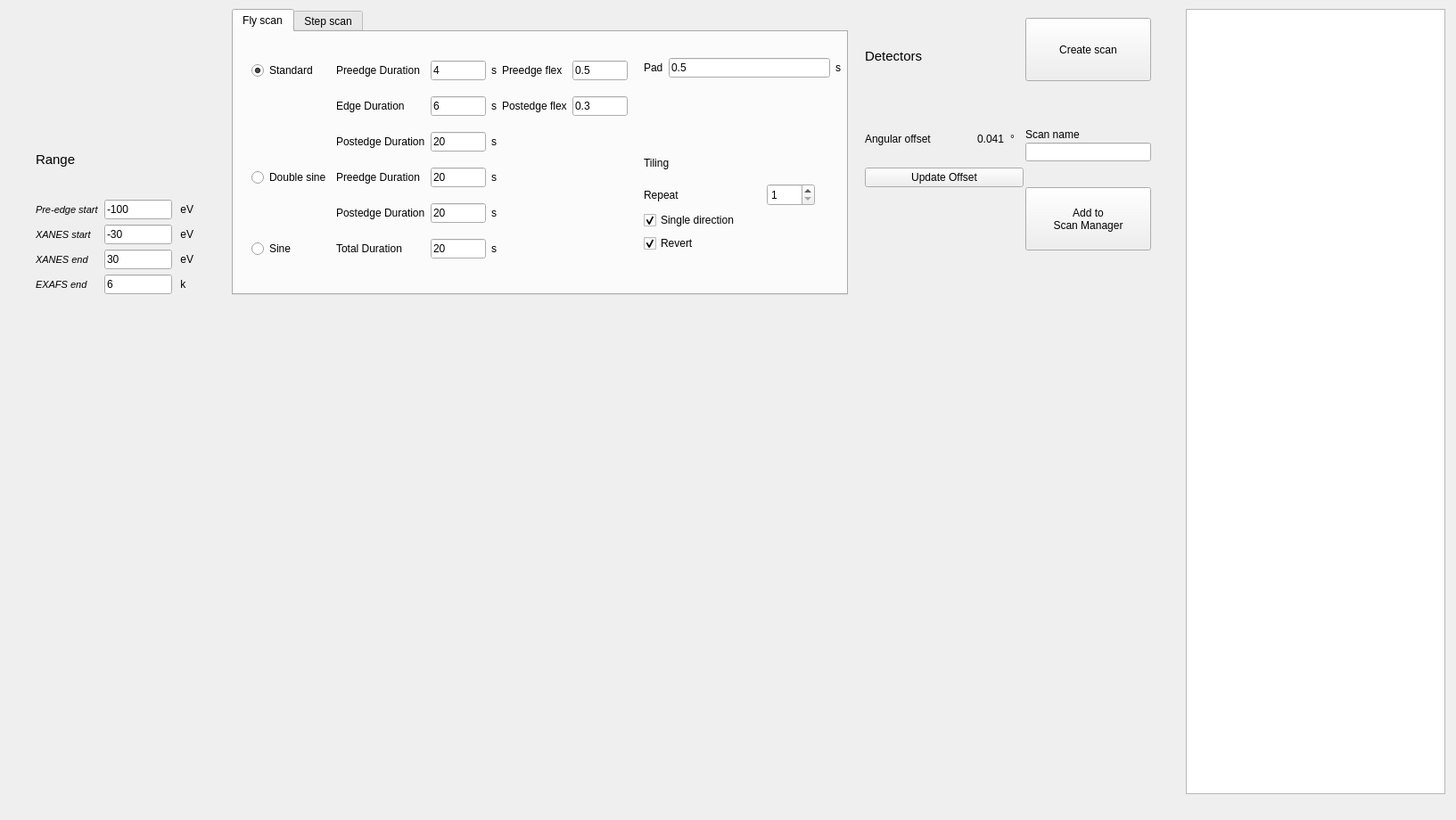
<?xml version="1.0" encoding="UTF-8"?>
<ui version="4.0">
 <class>Form</class>
 <widget class="QWidget" name="Form">
  <property name="geometry">
   <rect>
    <x>0</x>
    <y>0</y>
    <width>1633</width>
    <height>920</height>
   </rect>
  </property>
  <property name="windowTitle">
   <string>Form</string>
  </property>
  <widget class="Line" name="line_7">
   <property name="geometry">
    <rect>
     <x>881</x>
     <y>100</y>
     <width>20</width>
     <height>71</height>
    </rect>
   </property>
   <property name="lineWidth">
    <number>2</number>
   </property>
   <property name="orientation">
    <enum>Qt::Horizontal</enum>
   </property>
  </widget>
  <widget class="QPushButton" name="push_create_scan">
   <property name="geometry">
    <rect>
     <x>1150</x>
     <y>20</y>
     <width>141</width>
     <height>71</height>
    </rect>
   </property>
   <property name="text">
    <string>Create scan</string>
   </property>
  </widget>
  <widget class="QWidget" name="verticalLayoutWidget_3">
   <property name="geometry">
    <rect>
     <x>10</x>
     <y>370</y>
     <width>701</width>
     <height>501</height>
    </rect>
   </property>
   <layout class="QVBoxLayout" name="layout_trajectory"/>
  </widget>
  <widget class="QTabWidget" name="tabWidget_scan_type">
   <property name="geometry">
    <rect>
     <x>260</x>
     <y>10</y>
     <width>691</width>
     <height>321</height>
    </rect>
   </property>
   <property name="currentIndex">
    <number>0</number>
   </property>
   <widget class="QWidget" name="tab_fly_scan">
    <attribute name="title">
     <string>Fly scan</string>
    </attribute>
    <widget class="QWidget" name="gridLayoutWidget_24">
     <property name="geometry">
      <rect>
       <x>20</x>
       <y>20</y>
       <width>422</width>
       <height>248</height>
      </rect>
     </property>
     <layout class="QGridLayout" name="gridLayout_34">
      <item row="5" column="3">
       <widget class="QLabel" name="label_87">
        <property name="text">
         <string>s</string>
        </property>
       </widget>
      </item>
      <item row="3" column="0">
       <widget class="QRadioButton" name="radioButton_flypath_doublesine">
        <property name="text">
         <string>Double sine</string>
        </property>
       </widget>
      </item>
      <item row="5" column="2">
       <widget class="QLineEdit" name="edit_sine_total_duration">
        <property name="text">
         <string>20</string>
        </property>
       </widget>
      </item>
      <item row="3" column="2">
       <widget class="QLineEdit" name="edit_ds_pree_duration">
        <property name="text">
         <string>20</string>
        </property>
       </widget>
      </item>
      <item row="2" column="3">
       <widget class="QLabel" name="label_137">
        <property name="text">
         <string>s</string>
        </property>
       </widget>
      </item>
      <item row="2" column="2">
       <widget class="QLineEdit" name="edit_ds2_poste_duration">
        <property name="text">
         <string>20</string>
        </property>
       </widget>
      </item>
      <item row="5" column="1">
       <widget class="QLabel" name="label_86">
        <property name="text">
         <string>Total Duration</string>
        </property>
       </widget>
      </item>
      <item row="0" column="1">
       <widget class="QLabel" name="label_92">
        <property name="text">
         <string>Preedge Duration</string>
        </property>
       </widget>
      </item>
      <item row="0" column="4">
       <widget class="QLabel" name="label_95">
        <property name="text">
         <string>Preedge flex</string>
        </property>
       </widget>
      </item>
      <item row="0" column="2">
       <widget class="QLineEdit" name="edit_ds2_pree_duration">
        <property name="text">
         <string>4</string>
        </property>
       </widget>
      </item>
      <item row="1" column="5">
       <widget class="QLineEdit" name="edit_postedge_flex_frac">
        <property name="text">
         <string>0.3</string>
        </property>
       </widget>
      </item>
      <item row="2" column="1">
       <widget class="QLabel" name="label_136">
        <property name="text">
         <string>Postedge Duration</string>
        </property>
       </widget>
      </item>
      <item row="1" column="1">
       <widget class="QLabel" name="label_134">
        <property name="text">
         <string>Edge Duration</string>
        </property>
       </widget>
      </item>
      <item row="1" column="2">
       <widget class="QLineEdit" name="edit_ds2_edge_duration">
        <property name="text">
         <string>6</string>
        </property>
       </widget>
      </item>
      <item row="4" column="3">
       <widget class="QLabel" name="label_91">
        <property name="text">
         <string>s</string>
        </property>
       </widget>
      </item>
      <item row="1" column="3">
       <widget class="QLabel" name="label_135">
        <property name="text">
         <string>s</string>
        </property>
       </widget>
      </item>
      <item row="1" column="4">
       <widget class="QLabel" name="label_141">
        <property name="text">
         <string>Postedge flex</string>
        </property>
       </widget>
      </item>
      <item row="4" column="2">
       <widget class="QLineEdit" name="edit_ds_poste_duration">
        <property name="text">
         <string>20</string>
        </property>
       </widget>
      </item>
      <item row="3" column="3">
       <widget class="QLabel" name="label_89">
        <property name="text">
         <string>s</string>
        </property>
       </widget>
      </item>
      <item row="0" column="3">
       <widget class="QLabel" name="label_133">
        <property name="text">
         <string>s</string>
        </property>
       </widget>
      </item>
      <item row="0" column="0">
       <widget class="QRadioButton" name="radioButton_flypath_standard">
        <property name="text">
         <string>Standard</string>
        </property>
        <property name="checked">
         <bool>true</bool>
        </property>
       </widget>
      </item>
      <item row="5" column="0">
       <widget class="QRadioButton" name="radioButton_flypath_sine">
        <property name="text">
         <string>Sine</string>
        </property>
       </widget>
      </item>
      <item row="0" column="5">
       <widget class="QLineEdit" name="edit_preedge_flex_frac">
        <property name="text">
         <string>0.5</string>
        </property>
       </widget>
      </item>
      <item row="4" column="1">
       <widget class="QLabel" name="label_90">
        <property name="text">
         <string>Postedge Duration</string>
        </property>
       </widget>
      </item>
      <item row="3" column="1">
       <widget class="QLabel" name="label_88">
        <property name="text">
         <string>Preedge Duration</string>
        </property>
       </widget>
      </item>
     </layout>
    </widget>
    <widget class="QWidget" name="gridLayoutWidget_6">
     <property name="geometry">
      <rect>
       <x>460</x>
       <y>20</y>
       <width>221</width>
       <height>41</height>
      </rect>
     </property>
     <layout class="QGridLayout" name="gridLayout_6">
      <item row="0" column="0">
       <widget class="QLabel" name="label_23">
        <property name="text">
         <string>Pad</string>
        </property>
       </widget>
      </item>
      <item row="0" column="1">
       <widget class="QLineEdit" name="edit_pad_time">
        <property name="text">
         <string>0.5</string>
        </property>
       </widget>
      </item>
      <item row="0" column="2">
       <widget class="QLabel" name="label_24">
        <property name="text">
         <string>s</string>
        </property>
       </widget>
      </item>
     </layout>
    </widget>
    <widget class="QWidget" name="gridLayoutWidget_10">
     <property name="geometry">
      <rect>
       <x>460</x>
       <y>130</y>
       <width>192</width>
       <height>117</height>
      </rect>
     </property>
     <layout class="QGridLayout" name="gridLayout_14">
      <item row="1" column="1">
       <widget class="QSpinBox" name="spinBox_tiling_repetitions">
        <property name="enabled">
         <bool>true</bool>
        </property>
        <property name="minimumSize">
         <size>
          <width>0</width>
          <height>25</height>
         </size>
        </property>
        <property name="maximumSize">
         <size>
          <width>54</width>
          <height>16777215</height>
         </size>
        </property>
        <property name="minimum">
         <number>1</number>
        </property>
        <property name="maximum">
         <number>50000</number>
        </property>
        <property name="value">
         <number>1</number>
        </property>
       </widget>
      </item>
      <item row="1" column="0">
       <widget class="QLabel" name="label_63">
        <property name="text">
         <string>Repeat</string>
        </property>
       </widget>
      </item>
      <item row="2" column="0">
       <widget class="QCheckBox" name="checkBox_traj_single_dir">
        <property name="text">
         <string>Single direction</string>
        </property>
        <property name="checked">
         <bool>true</bool>
        </property>
        <property name="tristate">
         <bool>false</bool>
        </property>
       </widget>
      </item>
      <item row="3" column="0">
       <widget class="QCheckBox" name="checkBox_traj_revert">
        <property name="enabled">
         <bool>true</bool>
        </property>
        <property name="text">
         <string>Revert </string>
        </property>
        <property name="checked">
         <bool>true</bool>
        </property>
        <property name="tristate">
         <bool>false</bool>
        </property>
       </widget>
      </item>
      <item row="0" column="0">
       <widget class="QLabel" name="label_62">
        <property name="text">
         <string>Tiling</string>
        </property>
       </widget>
      </item>
     </layout>
    </widget>
   </widget>
   <widget class="QWidget" name="tab_step_scan">
    <attribute name="title">
     <string>Step scan</string>
    </attribute>
    <widget class="QWidget" name="gridLayoutWidget_17">
     <property name="geometry">
      <rect>
       <x>20</x>
       <y>20</y>
       <width>304</width>
       <height>190</height>
      </rect>
     </property>
     <layout class="QGridLayout" name="gridLayout_18">
      <item row="0" column="0">
       <widget class="QLabel" name="label_100">
        <property name="font">
         <font>
          <family>Cantarell</family>
          <pointsize>11</pointsize>
         </font>
        </property>
        <property name="text">
         <string>Dwell</string>
        </property>
       </widget>
      </item>
      <item row="3" column="1">
       <widget class="QLineEdit" name="edit_exafs_dwell">
        <property name="maximumSize">
         <size>
          <width>45</width>
          <height>16777215</height>
         </size>
        </property>
        <property name="text">
         <string>1</string>
        </property>
       </widget>
      </item>
      <item row="1" column="0">
       <widget class="QLabel" name="label_80">
        <property name="font">
         <font>
          <pointsize>8</pointsize>
          <italic>true</italic>
         </font>
        </property>
        <property name="text">
         <string>Pre-edge</string>
        </property>
       </widget>
      </item>
      <item row="3" column="2">
       <widget class="QLabel" name="label_98">
        <property name="text">
         <string>  s  </string>
        </property>
       </widget>
      </item>
      <item row="2" column="1">
       <widget class="QLineEdit" name="edit_xanes_dwell">
        <property name="maximumSize">
         <size>
          <width>45</width>
          <height>16777215</height>
         </size>
        </property>
        <property name="text">
         <string>1</string>
        </property>
       </widget>
      </item>
      <item row="1" column="1">
       <widget class="QLineEdit" name="edit_preedge_dwell">
        <property name="maximumSize">
         <size>
          <width>45</width>
          <height>16777215</height>
         </size>
        </property>
        <property name="text">
         <string>1</string>
        </property>
       </widget>
      </item>
      <item row="2" column="0">
       <widget class="QLabel" name="label_81">
        <property name="font">
         <font>
          <pointsize>8</pointsize>
          <italic>true</italic>
         </font>
        </property>
        <property name="text">
         <string>XANES</string>
        </property>
       </widget>
      </item>
      <item row="1" column="2">
       <widget class="QLabel" name="label_82">
        <property name="text">
         <string>  s  </string>
        </property>
       </widget>
      </item>
      <item row="3" column="0">
       <widget class="QLabel" name="label_97">
        <property name="font">
         <font>
          <pointsize>8</pointsize>
          <italic>true</italic>
         </font>
        </property>
        <property name="text">
         <string>EXAFS</string>
        </property>
       </widget>
      </item>
      <item row="1" column="3">
       <widget class="QLineEdit" name="edit_preedge_spacing">
        <property name="maximumSize">
         <size>
          <width>45</width>
          <height>16777215</height>
         </size>
        </property>
        <property name="text">
         <string>10</string>
        </property>
       </widget>
      </item>
      <item row="4" column="0">
       <widget class="QLabel" name="label_101">
        <property name="font">
         <font>
          <pointsize>8</pointsize>
          <italic>true</italic>
         </font>
        </property>
        <property name="text">
         <string>k-power</string>
        </property>
       </widget>
      </item>
      <item row="2" column="2">
       <widget class="QLabel" name="label_99">
        <property name="text">
         <string>  s  </string>
        </property>
       </widget>
      </item>
      <item row="4" column="1">
       <widget class="QComboBox" name="comboBox_exafs_dwell_kpower">
        <property name="maximumSize">
         <size>
          <width>45</width>
          <height>16777215</height>
         </size>
        </property>
        <item>
         <property name="text">
          <string>0</string>
         </property>
        </item>
        <item>
         <property name="text">
          <string>1</string>
         </property>
        </item>
        <item>
         <property name="text">
          <string>2</string>
         </property>
        </item>
       </widget>
      </item>
      <item row="1" column="4">
       <widget class="QLabel" name="label_74">
        <property name="text">
         <string> eV </string>
        </property>
       </widget>
      </item>
      <item row="2" column="3">
       <widget class="QLineEdit" name="edit_xanes_spacing">
        <property name="maximumSize">
         <size>
          <width>45</width>
          <height>16777215</height>
         </size>
        </property>
        <property name="text">
         <string>10</string>
        </property>
       </widget>
      </item>
      <item row="2" column="4">
       <widget class="QLabel" name="label_76">
        <property name="text">
         <string> eV </string>
        </property>
       </widget>
      </item>
      <item row="3" column="3">
       <widget class="QLineEdit" name="edit_exafs_spacing">
        <property name="maximumSize">
         <size>
          <width>45</width>
          <height>16777215</height>
         </size>
        </property>
        <property name="text">
         <string>1</string>
        </property>
       </widget>
      </item>
      <item row="3" column="4">
       <widget class="QLabel" name="label_85">
        <property name="text">
         <string> k</string>
        </property>
       </widget>
      </item>
      <item row="0" column="3">
       <widget class="QLabel" name="label_83">
        <property name="font">
         <font>
          <family>Cantarell</family>
          <pointsize>11</pointsize>
         </font>
        </property>
        <property name="text">
         <string>Spacing</string>
        </property>
       </widget>
      </item>
      <item row="4" column="3" colspan="2">
       <widget class="QCheckBox" name="checkBox_energy_down">
        <property name="text">
         <string>Energy down</string>
        </property>
        <property name="checked">
         <bool>true</bool>
        </property>
        <property name="tristate">
         <bool>false</bool>
        </property>
       </widget>
      </item>
     </layout>
    </widget>
   </widget>
  </widget>
  <widget class="QPushButton" name="push_save_trajectory_2">
   <property name="geometry">
    <rect>
     <x>1150</x>
     <y>210</y>
     <width>141</width>
     <height>71</height>
    </rect>
   </property>
   <property name="text">
    <string>Add to 
Scan Manager</string>
   </property>
  </widget>
  <widget class="QWidget" name="gridLayoutWidget_8">
   <property name="geometry">
    <rect>
     <x>40</x>
     <y>140</y>
     <width>181</width>
     <height>190</height>
    </rect>
   </property>
   <layout class="QGridLayout" name="gridLayout_8">
    <item row="0" column="0">
     <widget class="QLabel" name="label_96">
      <property name="font">
       <font>
        <family>Cantarell</family>
        <pointsize>11</pointsize>
       </font>
      </property>
      <property name="text">
       <string>Range</string>
      </property>
     </widget>
    </item>
    <item row="4" column="2">
     <widget class="QLabel" name="label_25">
      <property name="text">
       <string> k</string>
      </property>
     </widget>
    </item>
    <item row="3" column="2">
     <widget class="QLabel" name="label_30">
      <property name="text">
       <string> eV </string>
      </property>
     </widget>
    </item>
    <item row="2" column="2">
     <widget class="QLabel" name="label_32">
      <property name="text">
       <string> eV </string>
      </property>
     </widget>
    </item>
    <item row="4" column="1">
     <widget class="QLineEdit" name="edit_exafs_end">
      <property name="text">
       <string>6</string>
      </property>
     </widget>
    </item>
    <item row="3" column="1">
     <widget class="QLineEdit" name="edit_xanes_end">
      <property name="text">
       <string>30</string>
      </property>
     </widget>
    </item>
    <item row="4" column="0">
     <widget class="QLabel" name="label_28">
      <property name="font">
       <font>
        <pointsize>8</pointsize>
        <italic>true</italic>
       </font>
      </property>
      <property name="text">
       <string>EXAFS end</string>
      </property>
     </widget>
    </item>
    <item row="3" column="0">
     <widget class="QLabel" name="label_29">
      <property name="font">
       <font>
        <pointsize>8</pointsize>
        <italic>true</italic>
       </font>
      </property>
      <property name="text">
       <string>XANES end</string>
      </property>
     </widget>
    </item>
    <item row="2" column="0">
     <widget class="QLabel" name="label_22">
      <property name="font">
       <font>
        <pointsize>8</pointsize>
        <italic>true</italic>
       </font>
      </property>
      <property name="text">
       <string>XANES start</string>
      </property>
     </widget>
    </item>
    <item row="1" column="0">
     <widget class="QLabel" name="label_27">
      <property name="font">
       <font>
        <pointsize>8</pointsize>
        <italic>true</italic>
       </font>
      </property>
      <property name="text">
       <string>Pre-edge start</string>
      </property>
     </widget>
    </item>
    <item row="2" column="1">
     <widget class="QLineEdit" name="edit_xanes_start">
      <property name="text">
       <string>-30</string>
      </property>
     </widget>
    </item>
    <item row="1" column="2">
     <widget class="QLabel" name="label_26">
      <property name="text">
       <string> eV </string>
      </property>
     </widget>
    </item>
    <item row="1" column="1">
     <widget class="QLineEdit" name="edit_preedge_start">
      <property name="text">
       <string>-100</string>
      </property>
     </widget>
    </item>
   </layout>
  </widget>
  <widget class="QWidget" name="horizontalLayoutWidget_2">
   <property name="geometry">
    <rect>
     <x>20</x>
     <y>20</y>
     <width>221</width>
     <height>111</height>
    </rect>
   </property>
   <layout class="QHBoxLayout" name="layout_energy_selector"/>
  </widget>
  <widget class="QListView" name="listView_local_scans">
   <property name="geometry">
    <rect>
     <x>1330</x>
     <y>10</y>
     <width>291</width>
     <height>881</height>
    </rect>
   </property>
  </widget>
  <widget class="QWidget" name="verticalLayoutWidget">
   <property name="geometry">
    <rect>
     <x>970</x>
     <y>20</y>
     <width>160</width>
     <height>86</height>
    </rect>
   </property>
   <layout class="QVBoxLayout" name="verticalLayout_detectors">
    <item>
     <widget class="QLabel" name="label_102">
      <property name="font">
       <font>
        <family>Cantarell</family>
        <pointsize>11</pointsize>
       </font>
      </property>
      <property name="text">
       <string>Detectors</string>
      </property>
     </widget>
    </item>
   </layout>
  </widget>
  <widget class="QLineEdit" name="lineEdit_scan_name">
   <property name="geometry">
    <rect>
     <x>1150</x>
     <y>160</y>
     <width>141</width>
     <height>21</height>
    </rect>
   </property>
  </widget>
  <widget class="QLabel" name="label_103">
   <property name="geometry">
    <rect>
     <x>1150</x>
     <y>140</y>
     <width>122</width>
     <height>21</height>
    </rect>
   </property>
   <property name="text">
    <string>Scan name</string>
   </property>
  </widget>
  <widget class="QWidget" name="gridLayoutWidget">
   <property name="geometry">
    <rect>
     <x>970</x>
     <y>130</y>
     <width>178</width>
     <height>80</height>
    </rect>
   </property>
   <layout class="QGridLayout" name="gridLayout">
    <item row="0" column="0">
     <widget class="QLabel" name="label_93">
      <property name="minimumSize">
       <size>
        <width>120</width>
        <height>0</height>
       </size>
      </property>
      <property name="text">
       <string>Angular offset</string>
      </property>
     </widget>
    </item>
    <item row="0" column="1">
     <widget class="QLabel" name="label_angle_offset">
      <property name="text">
       <string>0.041</string>
      </property>
     </widget>
    </item>
    <item row="0" column="2">
     <widget class="QLabel" name="label_94">
      <property name="text">
       <string>°</string>
      </property>
     </widget>
    </item>
    <item row="1" column="0" colspan="3">
     <widget class="QPushButton" name="push_update_offset">
      <property name="text">
       <string>Update Offset</string>
      </property>
     </widget>
    </item>
   </layout>
  </widget>
 </widget>
 <resources/>
 <connections/>
</ui>
